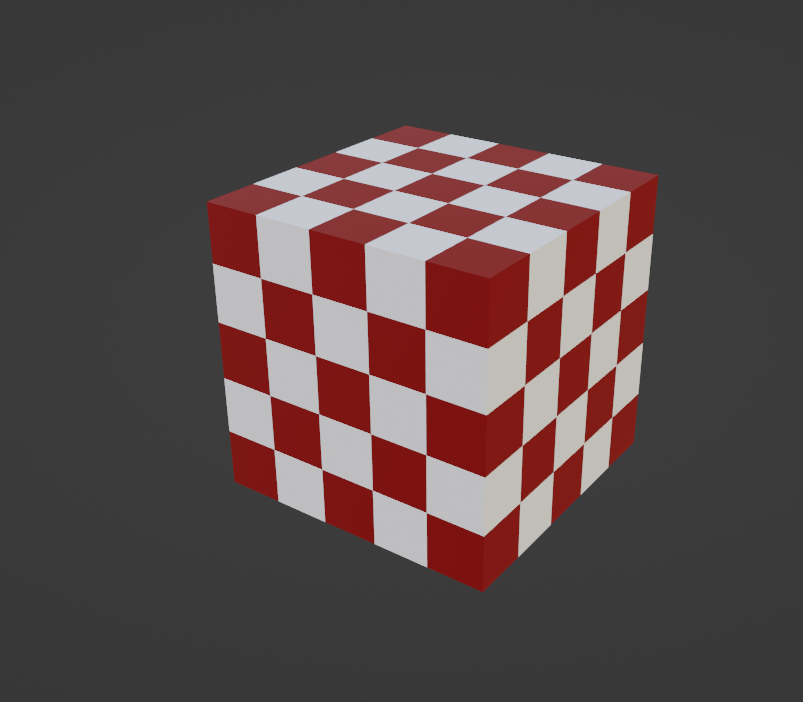
#> input picture p0.PNG, 803 x 702 px, found by its file name
$ jupyter execute --allow-errors tester.ipynb
#> lines starting #> are read from the running program, lines starting #| are printed output that depends on the picture; after the words box and inside, x2 and y2 are one past the last pixel; in counts of white or black regions, pixels touching at a corner belong together
[cell 1]
import numpy as np
import cv2
import skimage
import matplotlib.pyplot as plt
import json
import random

[cell 2]
img1 = skimage.io.imread('p0.png')
#> img1 is the input picture: shape (702, 803, 4); mean R, G, B, A 86.5, 72.6, 72.3, 255
img1 = img1[200:900, 400:1100, :]
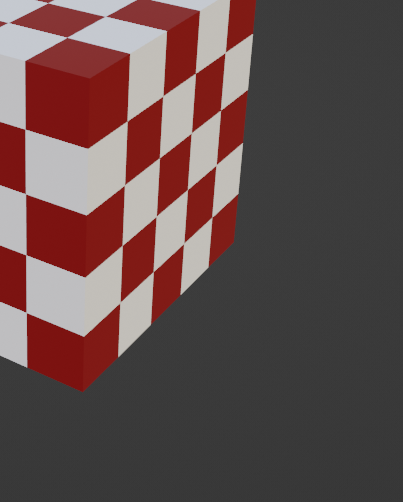
#> img1: shape (502, 403, 4); mean R, G, B, A 99, 78, 77, 255
skimage.io.imsave("d/img1.jpg", img1)
gray = cv2.cvtColor(img1,cv2.COLOR_BGR2GRAY)
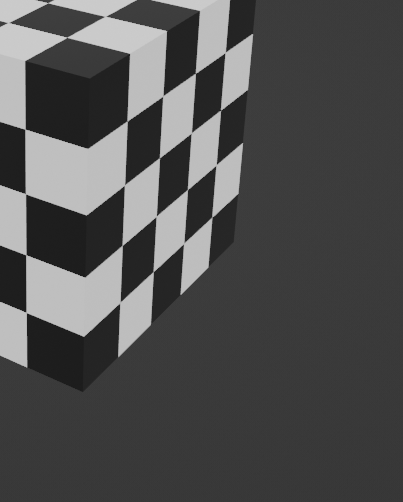
#> gray: shape (502, 403); min 28, max 203, mean 80.1
gray = np.float32(gray)
dst = cv2.cornerHarris(gray,2,3,0.04)
dst = cv2.dilate(dst,None)
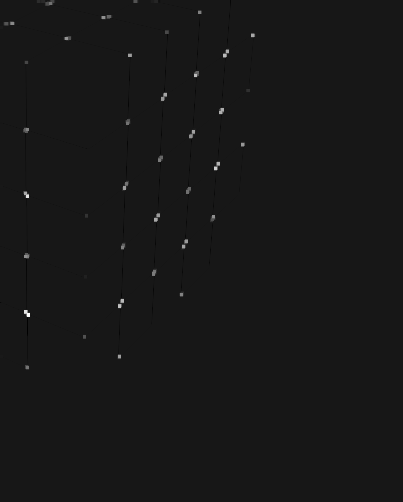
#> dst: shape (502, 403) float32; min -5250474.5, max 52262112, mean 85655.8; drawn with min black and max white
ret, dst = cv2.threshold(dst,0.01*dst.max(),255,0)
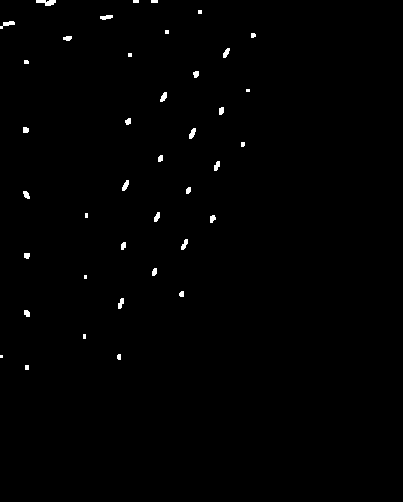
#> dst: shape (502, 403) float32; 0.62% white; 40 white regions (11 under 20 px), largest, box (x1, y1, x2, y2) and area: (36, 0, 56, 6) 80, (0, 21, 15, 29) 56, (189, 128, 196, 139) 49
#> ret = 522621.1
dst = np.uint8(dst)

ret, labels, stats, centroids = cv2.connectedComponentsWithStats(dst)
#> labels: shape (502, 403) int32; 41 distinct labels, from 0 to 40
#> ret = 41; stats = 41 rows, first 6: [0, 0, 403, 502, 201049], [36, 0, 20, 6, 80], [133, 0, 6, 3, 18], [151, 0, 7, 3, 21], [198, 10, 4, 4, 16], [100, 15, 13, 5, 48]; centroids = 41 pairs, first value 1 to 252.8, second value 1 to 367
# define the criteria to stop and refine the corners
criteria = (cv2.TERM_CRITERIA_EPS + cv2.TERM_CRITERIA_MAX_ITER, 100, 0.001)
corners = cv2.cornerSubPix(gray,np.float32(centroids),(5,5),(-1,-1),criteria)
#> corners = 41 pairs, first value 0.233 to 252.5, second value 0.0106 to 367.3

des1 = np.array([corners[:,1], corners[:,0]]).astype(int).T
#> des1 = 41 pairs, first value 0 to 367, second value 0 to 252
# des1 = [
# [ 96, 378],
# [111, 320],
# [112, 435],
# [129, 375],


# [305, 201],
# [376, 207],
# [333, 251],
# [406, 256],

# [335, 496],
# [408, 492],
# [307, 550],
# [379, 545]]
#> (the rest of this cell did not finish here and is left out)

[cell 3]
img2 = skimage.io.imread('p1.png')
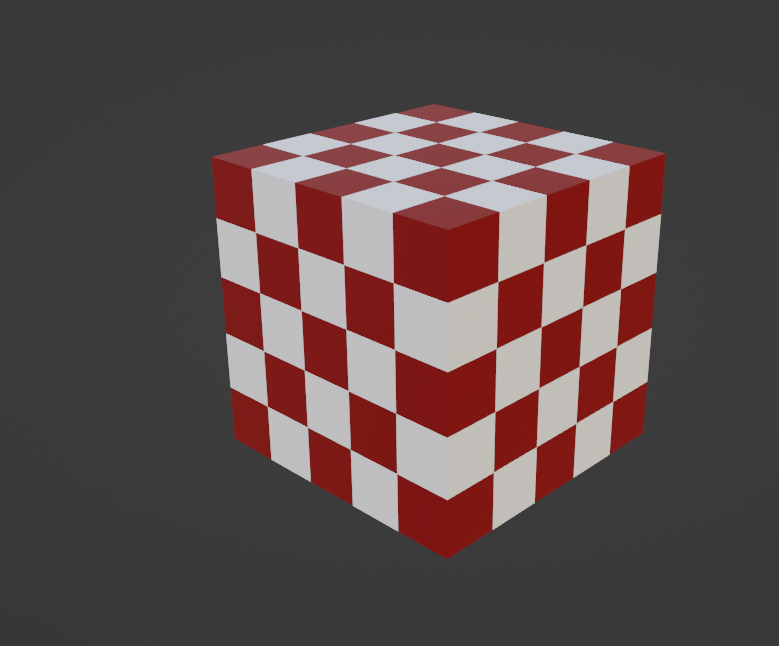
#> input picture p1.PNG, 779 x 646 px, found by its file name
#> img2 is the input picture: shape (646, 779, 4); mean R, G, B, A 90.2, 74.5, 74.1, 255
img2 = img2[200:900, 400:1100, :]
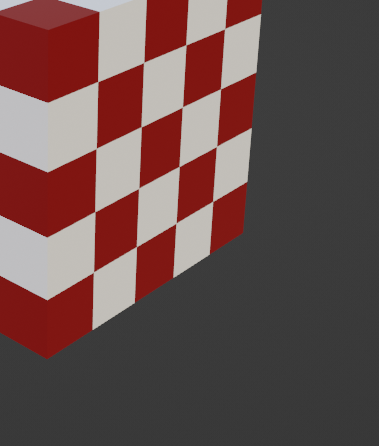
#> img2: shape (446, 379, 4); mean R, G, B, A 103.6, 78.2, 76.5, 255
skimage.io.imsave("d/img2.jpg", img2)
gray = cv2.cvtColor(img2,cv2.COLOR_BGR2GRAY)
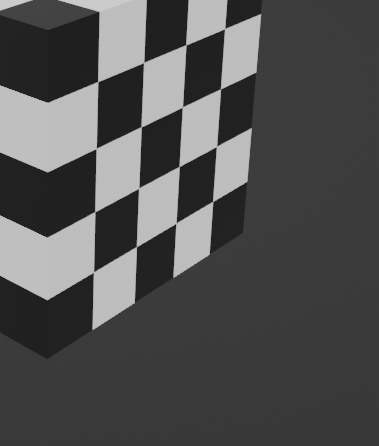
#> gray: shape (446, 379); min 30, max 203, mean 80.7
gray = np.float32(gray)
dst = cv2.cornerHarris(gray,2,3,0.04)
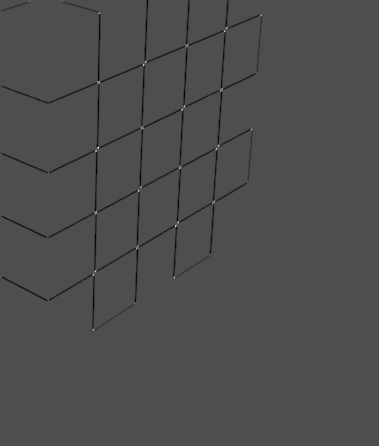
#> dst: shape (446, 379) float32; min -21756964, max 49358924, mean -273599.4; drawn with min black and max white
dst = cv2.dilate(dst,None)
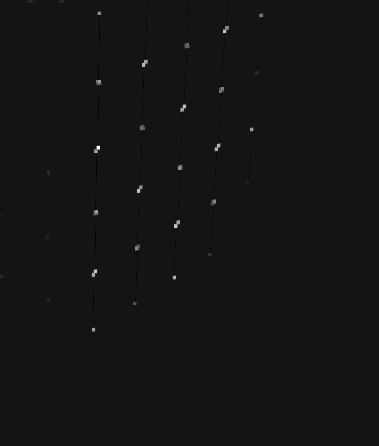
#> dst: shape (446, 379) float32; min -4419955.5, max 49358924, mean 61930.2; drawn with min black and max white
ret, dst = cv2.threshold(dst,0.01*dst.max(),255,0)
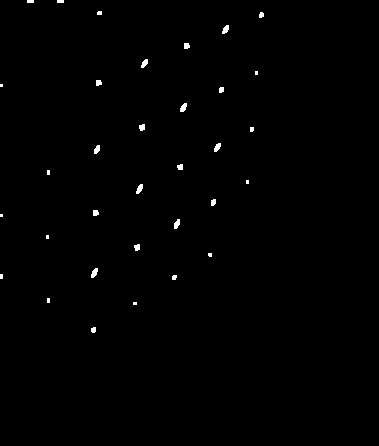
#> dst: shape (446, 379) float32; 0.52% white; 33 white regions (12 under 20 px), largest, box (x1, y1, x2, y2) and area: (91, 268, 98, 278) 46, (136, 184, 143, 194) 45, (180, 103, 187, 112) 44
#> ret = 493589.2
dst = np.uint8(dst)

ret, labels, stats, centroids = cv2.connectedComponentsWithStats(dst)
#> labels: shape (446, 379) int32; 34 distinct labels, from 0 to 33
#> ret = 34; stats = 34 rows, first 6: [0, 0, 379, 446, 168159], [27, 0, 7, 3, 21], [57, 0, 7, 3, 21], [97, 11, 5, 4, 19], [259, 12, 5, 6, 25], [222, 25, 7, 9, 43]; centroids = 34 pairs, first value 1 to 261, second value 1 to 329.5
# define the criteria to stop and refine the corners
criteria = (cv2.TERM_CRITERIA_EPS + cv2.TERM_CRITERIA_MAX_ITER, 100, 0.001)
corners = cv2.cornerSubPix(gray,np.float32(centroids),(5,5),(-1,-1),criteria)
#> corners = 34 pairs, first value 0.205 to 260.6, second value 0.0466 to 329.7

des2 = np.array([corners[:,1], corners[:,0]]).astype(int).T
#> des2 = 34 pairs, first value 0 to 329, second value 0 to 260
# des2 = [
# [ 96, 396],
# [107, 326],
# [120, 432],
# [132, 354],
# [277, 185],
# [343, 191],
# [311, 205],
# [381, 212],
# [355, 426],
# [427, 424],
# [337, 502],
# [408, 499]]
#> (the rest of this cell did not finish here and is left out)
